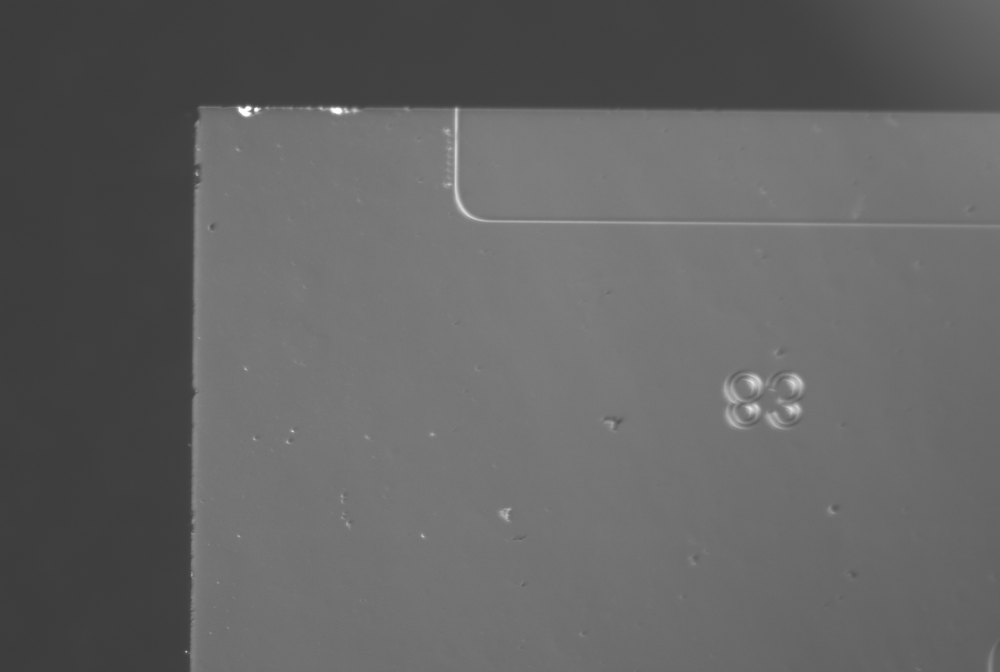
#> input picture data/foto1.png, 1000 x 672 px, shrunk from 3088 x 2076 before the run
$ python main.py
#> lines starting #> are read from the running program, lines starting #| are printed output that depends on the picture; after the words box and inside, x2 and y2 are one past the last pixel; in counts of white or black regions, pixels touching at a corner belong together
### src/edge_detection.py
import cv2
import numpy as np

class EdgeDetector:
    def __init__(self, image_path):
#> called with image_path = './data/foto1.png'
        self.image = cv2.imread(image_path)
#> self.image is the input picture: shape (672, 1000, 3); min 59, max 255, mean 99.5
        if self.image is None:
            raise FileNotFoundError(f"Image at {image_path} not found!")

    def preprocess_image(self, gray):
        # Apply Gaussian blur to reduce noise and improve edge detection
        return cv2.GaussianBlur(gray, (5, 5), 0)

    # def preprocess_image(self, gray):
    #     # Apply bilateral filter to reduce noise and preserve edges
    #     return cv2.bilateralFilter(gray, 9, 75, 75)

    # [10 lines left out: function apply_roi, not called in this run]

    # [7 lines of commented-out code are left out]

    def detect_edges(self):
        gray = cv2.cvtColor(self.image, cv2.COLOR_BGR2GRAY)
        height, width = gray.shape

        # Regions of Interest (ROI)
        vertical_roi = gray[:, :int(width * 0.4)]  # For vertical edge detection
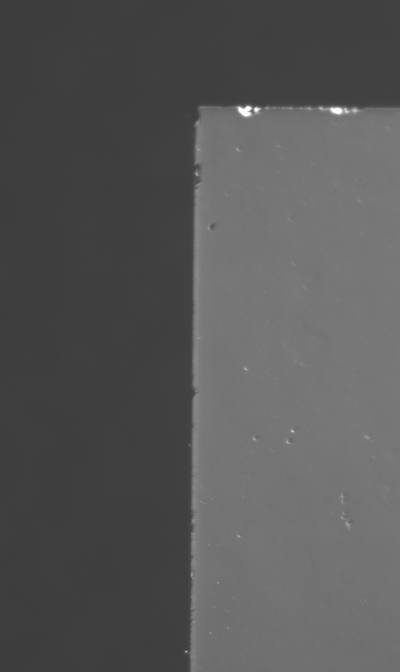
#> vertical_roi: shape (672, 400); min 59, max 255, mean 86.6
        horizontal_roi = gray[:int(height * 0.4), :]  # For horizontal edge detection
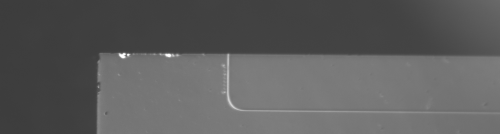
#> horizontal_roi: shape (268, 1000) (shown at 1/2 size); min 59, max 255, mean 92.3

        # Adjusted Canny thresholds for better edge detection
        edges_vertical = cv2.Canny(vertical_roi, 50, 150)  # Tuned for better sensitivity
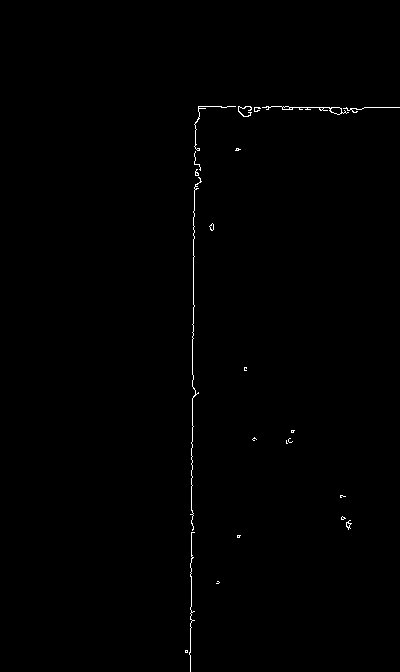
#> edges_vertical: shape (672, 400); 0.41% white in thin lines or dots, all inside (x1, y1, x2, y2) = (185, 106, 400, 672)
        edges_horizontal = cv2.Canny(horizontal_roi, 50, 150)
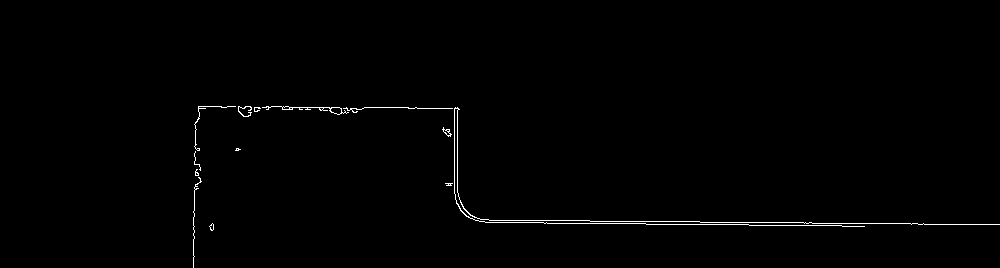
#> edges_horizontal: shape (268, 1000); 0.69% white in thin lines or dots, all inside (x1, y1, x2, y2) = (193, 106, 1000, 268)

        return edges_vertical, edges_horizontal

    # [17 lines of commented-out code are left out]

    def detect_hough_lines(self, edges_vertical, edges_horizontal):
        # Adjusted Hough Line Transform parameters for better detection
        vertical_lines = cv2.HoughLinesP(edges_vertical, rho=1, theta=np.pi / 180, threshold=50, minLineLength=100,
                                         maxLineGap=20)
#> vertical_lines = [[193, 300, 196, 121], [192, 485, 192, 324], [200, 106, 363, 108], [238, 108, 352, 110]]
        horizontal_lines = cv2.HoughLinesP(edges_horizontal, rho=1, theta=np.pi / 180, threshold=50, minLineLength=100,
                                           maxLineGap=20)
#> horizontal_lines = [[804, 223, 923, 223], [700, 222, 811, 222], [221, 107, 416, 107], [238, 108, 363, 108]]
#> (the rest of the program and of its run is left out)
